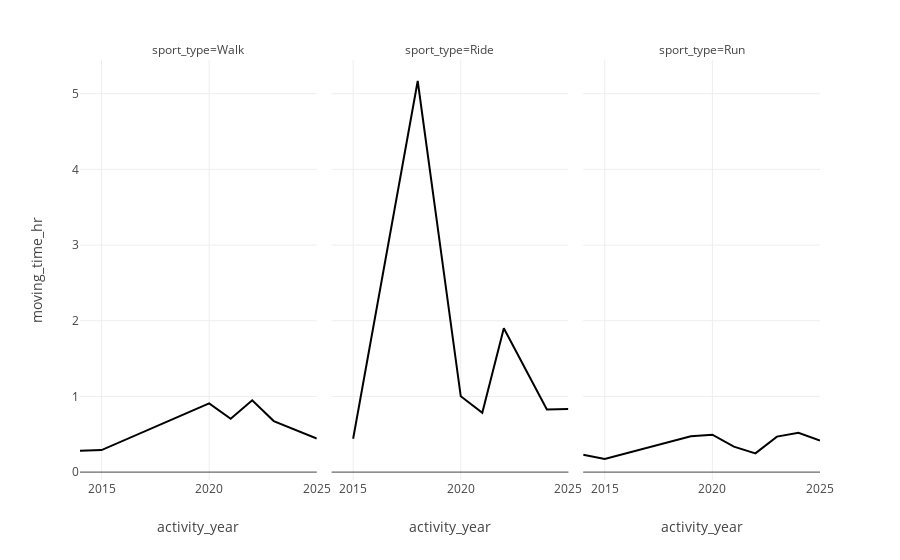

This figure's notebook cell:
### Code cell
px.line(
    data_frame=moving_time_over_years,
    x='activity_year',
    y='moving_time_hr',
    facet_col='sport_type'
)

### Figure 1 — Plotly figure (JSON) as saved in the notebook; plotly's stock layout.template omitted (floating-point values rounded to 4 significant figures)
{"data": [{"hovertemplate": "sport_type=Walk<br>activity_year=%{x}<br>moving_time_hr=%{y}<extra></extra>", "legendgroup": "", "line": {"color": "#000001", "dash": "solid"}, "marker": {"symbol": "circle"}, "mode": "lines", "name": "", "orientation": "v", "showlegend": false, "type": "scatter", "x": [2025, 2024, 2023, 2022, 2021, 2020, 2015, 2014], "xaxis": "x", "y": [0.444, 0.5605, 0.6744, 0.9487, 0.7039, 0.9078, 0.2906, 0.2835], "yaxis": "y"}, {"hovertemplate": "sport_type=Ride<br>activity_year=%{x}<br>moving_time_hr=%{y}<extra></extra>", "legendgroup": "", "line": {"color": "#000001", "dash": "solid"}, "marker": {"symbol": "circle"}, "mode": "lines", "name": "", "orientation": "v", "showlegend": false, "type": "scatter", "x": [2025, 2024, 2022, 2021, 2020, 2018, 2015], "xaxis": "x2", "y": [0.835, 0.826, 1.902, 0.7843, 1.002, 5.168, 0.44], "yaxis": "y2"}, {"hovertemplate": "sport_type=Run<br>activity_year=%{x}<br>moving_time_hr=%{y}<extra></extra>", "legendgroup": "", "line": {"color": "#000001", "dash": "solid"}, "marker": {"symbol": "circle"}, "mode": "lines", "name": "", "orientation": "v", "showlegend": false, "type": "scatter", "x": [2025, 2024, 2023, 2022, 2021, 2020, 2019, 2015, 2014], "xaxis": "x3", "y": [0.4178, 0.5202, 0.4689, 0.2472, 0.3362, 0.4937, 0.4743, 0.1731, 0.23], "yaxis": "y3"}], "layout": {"annotations": [{"font": {}, "showarrow": false, "text": "sport_type=Walk", "x": 0.16, "xanchor": "center", "xref": "paper", "y": 1, "yanchor": "bottom", "yref": "paper"}, {"font": {}, "showarrow": false, "text": "sport_type=Ride", "x": 0.5, "xanchor": "center", "xref": "paper", "y": 1, "yanchor": "bottom", "yref": "paper"}, {"font": {}, "showarrow": false, "text": "sport_type=Run", "x": 0.84, "xanchor": "center", "xref": "paper", "y": 1, "yanchor": "bottom", "yref": "paper"}], "legend": {"tracegroupgap": 0}, "margin": {"t": 60}, "xaxis": {"anchor": "y", "domain": [0, 0.32], "title": {"text": "activity_year"}}, "xaxis2": {"anchor": "y2", "domain": [0.34, 0.66], "matches": "x", "title": {"text": "activity_year"}}, "xaxis3": {"anchor": "y3", "domain": [0.68, 1.0], "matches": "x", "title": {"text": "activity_year"}}, "yaxis": {"anchor": "x", "domain": [0, 1], "title": {"text": "moving_time_hr"}}, "yaxis2": {"anchor": "x2", "domain": [0, 1], "matches": "y", "showticklabels": false}, "yaxis3": {"anchor": "x3", "domain": [0, 1], "matches": "y", "showticklabels": false}}}
